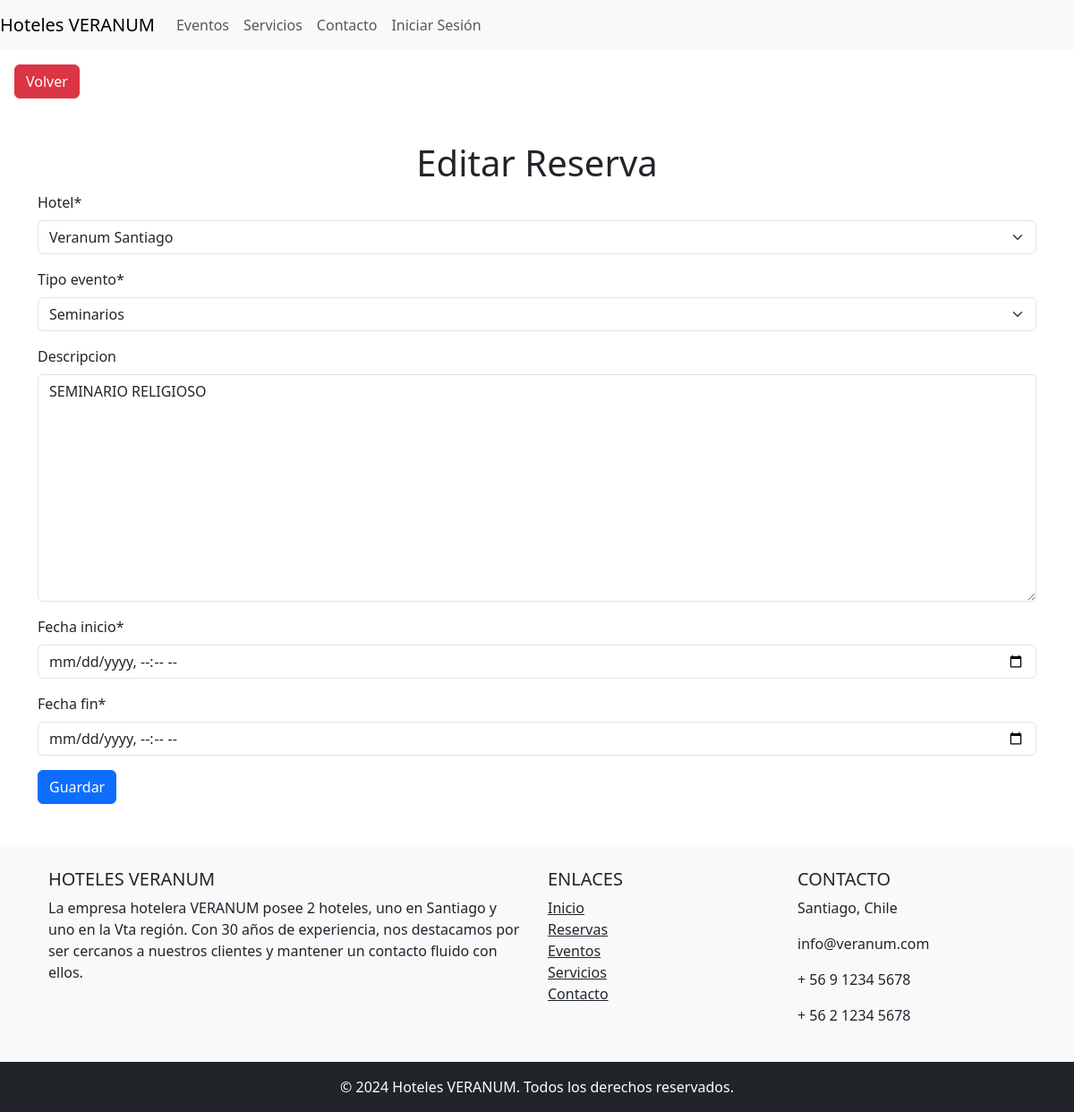
The page /editar_reserva/11/ on the database its author committed.
### aplicacion/models.py (models this page shows, shortened)
class Reserva(models.Model):
    user = models.ForeignKey(User, on_delete=models.CASCADE)
    hotel = models.ForeignKey(Hotel, on_delete=models.CASCADE)
    tipo_evento = models.CharField(max_length=200, choices=eventos)
    descripcion = models.TextField(blank=True, null=True)
    fecha_inicio = models.DateTimeField()
    fecha_fin = models.DateTimeField()
    fecha_reserva = models.DateTimeField(auto_now_add=True)

### aplicacion/views.py (the view)
# urls.py: path('editar_reserva/<int:id>/', editar_reserva, name='editar_reserva'),
def editar_reserva(request, id):
    reserva = get_object_or_404(Reserva, id=id)
    if request.method == 'POST':
        form = ReservaForm(request.POST, instance=reserva)
        if form.is_valid():
            form.save()
            return redirect('administracion')
    else:
        form = ReservaForm(instance=reserva)
    return render(request, 'aplicacion/editar_reserva.html', {'form': form, 'reserva': reserva})

### aplicacion/forms.py (shortened to what this page needs)
class ReservaForm(forms.ModelForm):
    fecha_inicio = forms.DateTimeField(widget=DateTimeInput(attrs={'class': 'form-control'}))
    fecha_fin = forms.DateTimeField(widget=DateTimeInput(attrs={'class': 'form-control'}))
    class Meta:
        model = Reserva
        fields = [
            'hotel',
            'tipo_evento',
            'descripcion',
            'fecha_inicio',
            'fecha_fin',
        ]

### aplicacion/models.py (called while the page is built)
    def __str__(self):
        return self.nombre

### aplicacion/templates/aplicacion/editar_reserva.html (shortened to what this page needs)
{% extends "aplicacion/base.html" %}
{% load static %}
{% load crispy_forms_tags %}
{% block contenido %}
<div class="container mt-5">
    <h1 class="text-center">Editar Reserva</h1>
    <form method="post">
        {{ form |crispy }}
        <button type="submit" class="btn btn-primary">Guardar</button>
    </form>
</div>
{% endblock %}

### rows shown on the page
Reserva: hotel "Veranum Santiago", tipo_evento "Seminarios", descripcion "SEMINARIO RELIGIOSO"
